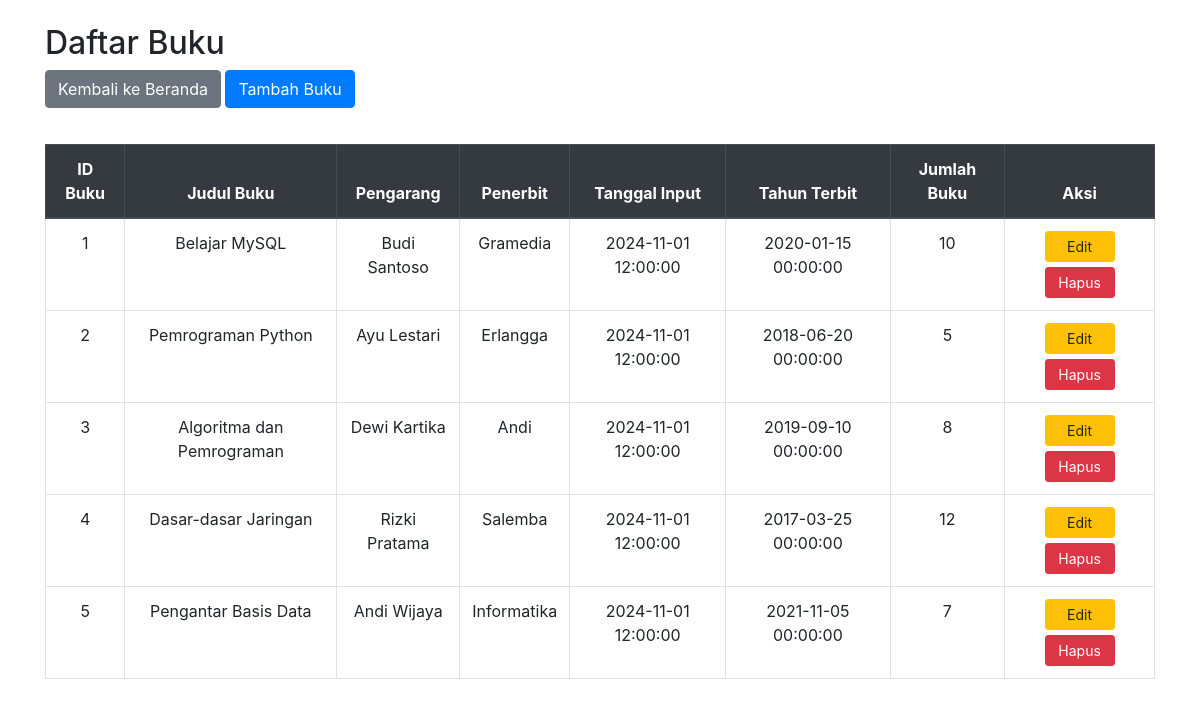
The app's page /buku.php with its own data.
### tables this page shows
CREATE TABLE `buku` (
  `id_buku` int(11) NOT NULL,
  `judul_buku` varchar(50) NOT NULL,
  `pengarang` varchar(50) NOT NULL,
  `penerbit` varchar(50) NOT NULL,
  `thn_terbit` datetime NOT NULL,
  `jml_buku` int(40) NOT NULL,
  `tgl_input` datetime NOT NULL
);

### buku.php (the view, shortened to what this page needs)
<!DOCTYPE html>
<html lang="en">
<head>
    <link rel="stylesheet" href="https://stackpath.bootstrapcdn.com/bootstrap/4.5.2/css/bootstrap.min.css">
</head>
<body>
<div class="container">
    <h2 class="mt-4">Daftar Buku</h2>
    <a href="index.php" class="btn btn-secondary mb-3">Kembali ke Beranda</a>
    <a href="tambah_buku.php" class="btn btn-primary mb-3">Tambah Buku</a>
    <div class="table-container">
        <table class="table table-bordered">
            <thead class="thead-dark">
                <tr>
                    <th>ID Buku</th>
                    <th>Judul Buku</th>
                    <th>Pengarang</th>
                    <th>Penerbit</th>
                    <th>Tanggal Input</th>
                    <th>Tahun Terbit</th>
                    <th>Jumlah Buku</th>
                    <th>Aksi</th>
                </tr>
            </thead>
            <tbody>
                <?php
                include 'koneksi.php';
                $sql = "SELECT * FROM buku";
                $result = $conn->query($sql);
                if ($result->num_rows > 0) {
                    while ($row = $result->fetch_assoc()) {
                        echo "<tr>
                                <td>{$row['id_buku']}</td>
                                <td>{$row['judul_buku']}</td>
                                <td>{$row['pengarang']}</td>
                                <td>{$row['penerbit']}</td>
                                <td>{$row['tgl_input']}</td>
                                <td>{$row['thn_terbit']}</td>
                                <td>{$row['jml_buku']}</td>
                                <td>
                                    <a href='edit_buku.php?id={$row['id_buku']}' class='btn btn-warning btn-sm'>Edit</a>
                                    <button onclick='confirmDelete({$row['id_buku']})' class='btn btn-danger btn-sm'>Hapus</button>
                                </td>
                              </tr>";
                    }
                } else {
                    echo "<tr><td colspan='8'>Tidak ada data</td></tr>";
                }
                ?>
            </tbody>
        </table>
    </div>
</div>
</body>
</html>

### buku.php (style rules this page uses)
.table-container { margin-top: 20px; }
.btn-primary, .btn-secondary { margin-bottom: 10px; }
.table th, .table td { text-align: center; }
.btn-warning, .btn-danger { width: 70px; }
.btn-danger { margin-top: 5px; }

### records on screen
buku: id_buku "1", judul_buku "Belajar MySQL", pengarang "Budi Santoso", penerbit "Gramedia", tgl_input "2024-11-01 12:00:00", thn_terbit "2020-01-15 00:00:00", jml_buku "10"
buku: id_buku "2", judul_buku "Pemrograman Python", pengarang "Ayu Lestari", penerbit "Erlangga", tgl_input "2024-11-01 12:00:00", thn_terbit "2018-06-20 00:00:00", jml_buku "5"
buku: id_buku "3", judul_buku "Algoritma dan Pemrograman", pengarang "Dewi Kartika", penerbit "Andi", tgl_input "2024-11-01 12:00:00", thn_terbit "2019-09-10 00:00:00", jml_buku "8"
buku: id_buku "4", judul_buku "Dasar-dasar Jaringan", pengarang "Rizki Pratama", penerbit "Salemba", tgl_input "2024-11-01 12:00:00", thn_terbit "2017-03-25 00:00:00", jml_buku "12"
buku: id_buku "5", judul_buku "Pengantar Basis Data", pengarang "Andi Wijaya", penerbit "Informatika", tgl_input "2024-11-01 12:00:00", thn_terbit "2021-11-05 00:00:00", jml_buku "7"
